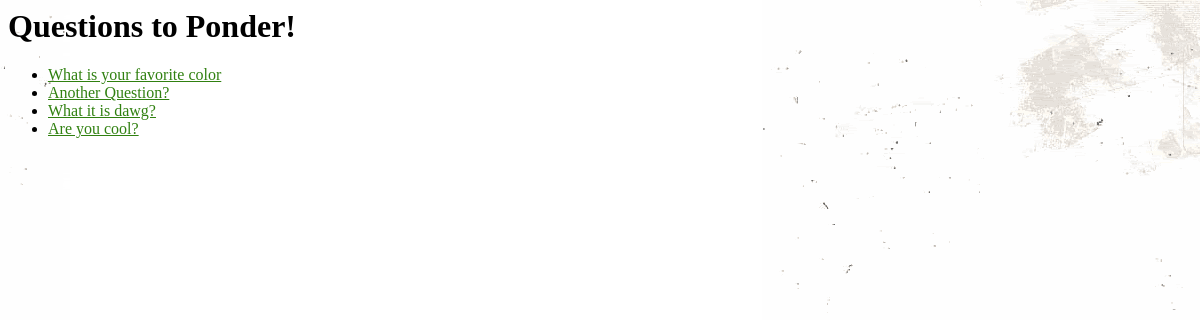
Before: /polls/ with the older database file.
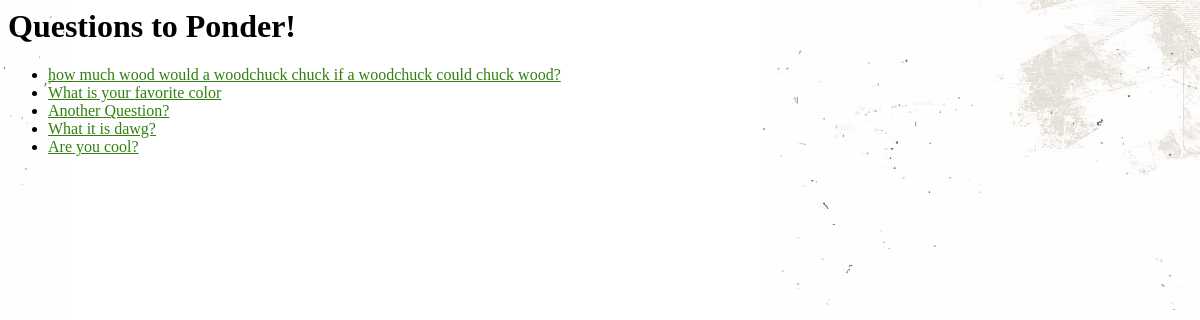
After: the same page with the newer database file.
### polls/models.py (models this page shows, shortened)
class Question(models.Model):
    question_text = models.CharField(max_length=200)
    pub_date = models.DateTimeField('date published')
    def was_published_recently(self):
        now = timezone.now()
        return now - datetime.timedelta(days=1) <= self.pub_date <= now
    was_published_recently.admin_order_field = 'pub_date'
    was_published_recently.boolean = True
    was_published_recently.short_description = 'Published Recently'

### polls/views.py (the view)
class IndexView(generic.ListView):
    template_name = 'polls/index.html'
    context_object_name = 'latest_question_list'
    def get_queryset(self):
        return Question.objects.filter(
            pub_date__lte=timezone.now()).order_by('-pub_date')[:5]

### polls/templates/polls/index.html
{% load staticfiles %}
<link rel="stylesheet" type="text/css" href="{% static 'polls/style.css' %}" />
<h1>Questions to Ponder!</h1>
{% if latest_question_list %}
    <ul>
    {% for question in latest_question_list %}
        <li><a href="{% url 'polls:detail' question.id %}">{{ question.question_text }}</a></li>
    {% endfor %}
    </ul>
{% else %}
    <p>No polls are available.</p>
{% endif %}

### polls/static/polls/style.css (style rules this page uses)
li a { color: #308010; }

Changed rows visible on the page:
added Question: question_text "how much wood would a woodchuck chuck if a woodchuck could chuck wood?"
